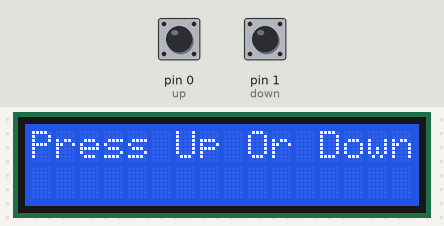
Simulated run of this sketch. Board: Arduino Uno, built with avr-gcc and run on an emulated ATmega328P. On the bench: 16×2 character LCD. Inputs (shaded band) come from the test bench; at power-on: pin 0 (up) HIGH, pin 1 (down) HIGH.

Above: at 1.2 s.
1.3 s: pin 0 (up) pulled LOW for 3.2 s
At 5.6 s:
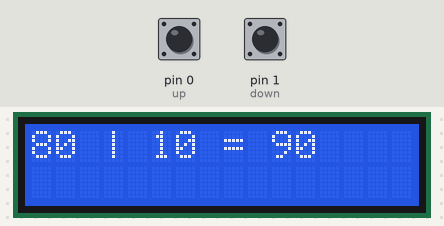
6.0 s: pin 0 (up) pulled LOW for 0.15 s
At 7.2 s:
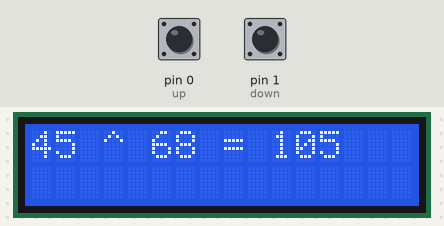
7.6 s: pin 0 (up) pulled LOW for 1 s
At 9.2 s:
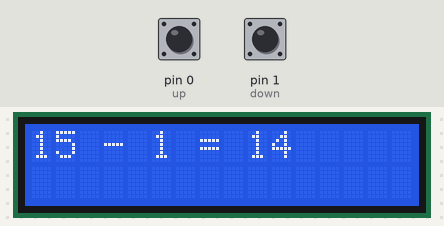
10.1 s: pin 1 (down) pulled LOW for 0.15 s
At 10.6 s:
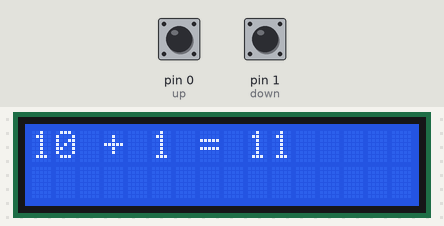
Timing chart, 0 to 12.7 s (numbered marks = the images above; inputs shaded):
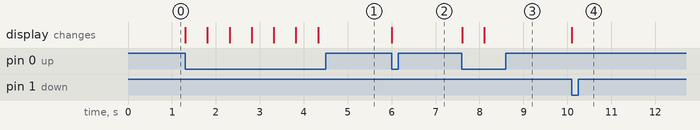

Measured:
- after the input at 1.3 s, the display: first changes at once (image 1 shows a later state)
- after the input at 6.0 s, the display: changes at once (image 2)
- after the input at 7.6 s, the display: first changes at once (image 3 shows a later state)
- after the input at 10.1 s, the display: changes at once (image 4)

The sketch:

ALU.ino
```cpp
#include <Keypad.h>
#include <LiquidCrystal.h>

LiquidCrystal lcd(12, 11, 5, 4, 3, 2);

int j = -1;
const int up = 0;
const int down = 1;
struct ALU_Driver {
  int First;
  int Second;
  byte opCode : 3;
};

ALU_Driver Driver[8];

int Result_Array[8];

String output[8];

void input(){
  parse("10,1,000", 0);
  parse("15,1,001", 1);
  parse("17,1,010", 2);
  parse("5,2,100", 3);
  parse("8,1,011", 4);
  parse("9,5,101", 5);
  parse("80,10,110", 6);
  parse("45,68,111", 7);
}

void setup(){
  lcd.begin(16, 2);
  lcd.print("Press Up Or Down");
  input();
  pinMode(up,INPUT_PULLUP);
  pinMode(down,INPUT_PULLUP);
  for(int i = 0; i < 8; i++){
    String k = operate(i);
    output[i] = k;
  }
}

void loop(){
  if (digitalRead(up) == LOW){
    j++;
    if(j == 8)
      j = 0;
    lcd.clear();
    lcd.print(output[j]);
    delay(500);
  }
  else if (digitalRead(down) == LOW){
    j--;
    if(j == -1 || j == -2){
      j = 7;
    }
    lcd.clear();
    lcd.print(output[j]);
    delay(500);
  }
}


void parse(char str[], int index){
  char *t;
  char *temp[3]; int j = 0;
  t = strtok(str, ",");
  while (t != NULL) {
  	temp[j++] = t;
    t = strtok(NULL, ",");
  }
  Driver[index].First = atoi( temp[0]);
  Driver[index].Second = atoi(temp[1]);
  Driver[index].opCode = byte(atoi(temp[2]));
}


String operate(int i) {
  switch(Driver[i].opCode) {
    case 0: {
      int Addition = Driver[i].First + Driver[i].Second;
      String Result;
      Result += String(Driver[i].First);
      Result += " + ";
      Result += String(Driver[i].Second);
      Result += " = ";
      Result += Addition;
      Result_Array[i] = Addition;
      return Result;
    }
    case 1: {
      int Subtraction = Driver[i].First - Driver[i].Second;
      String Result = "";
      Result += String(Driver[i].First);
      Result += " - ";
      Result += String(Driver[i].Second);
      Result += " = ";
      Result += Subtraction;
      Result_Array[i] = Subtraction;
      return Result;
    }
    case 2: {
      int ShiftL = Driver[i].First << Driver[i].Second;
      String Result;
      Result += String(Driver[i].First);
      Result += " << ";
      Result += String(Driver[i].Second);
      Result += " = ";
      Result += ShiftL;
      Result_Array[i] = ShiftL;
      return Result;
    }
    case 3: {
      int ShiftRUS = (unsigned) Driver[i].First >> Driver[i].Second;
      String Result;
      Result += String(Driver[i].First);
      Result += " US>> ";
      Result += String(Driver[i].Second);
      Result += " = ";
      Result += ShiftRUS;
      Result_Array[i] = ShiftRUS;
      return Result;
      }
    case 4: {
      int ShiftRS = Driver[i].First >> Driver[i].Second;
      String Result;
      Result += String(Driver[i].First);
      Result += " >> ";
      Result += String(Driver[i].Second);
      Result += " = ";
      Result += ShiftRS;
      Result_Array[i] = ShiftRS;
      return Result;
    }
    case 5: {
      int AND = Driver[i].First & Driver[i].Second;
      String Result;
      Result += String(Driver[i].First);
      Result += " & ";
      Result += String(Driver[i].Second);
      Result += " = ";
      Result += AND;
      Result_Array[i] = AND;
      return Result;
    }
    case 6: {
      int OR = Driver[i].First | Driver[i].Second;
      String Result;
      Result += String(Driver[i].First);
      Result += " | ";
      Result += String(Driver[i].Second);
      Result += " = ";
      Result += OR;
      Result_Array[i] = OR;
      return Result;
    }
    case 7: {
      int XOR = Driver[i].First ^ Driver[i].Second;
      String Result;
      Result += String(Driver[i].First);
      Result += " ^ ";
      Result += String(Driver[i].Second);
      Result += " = ";
      Result += XOR;
      Result_Array[i] = XOR;
      return Result;
    }
  }
}
```
